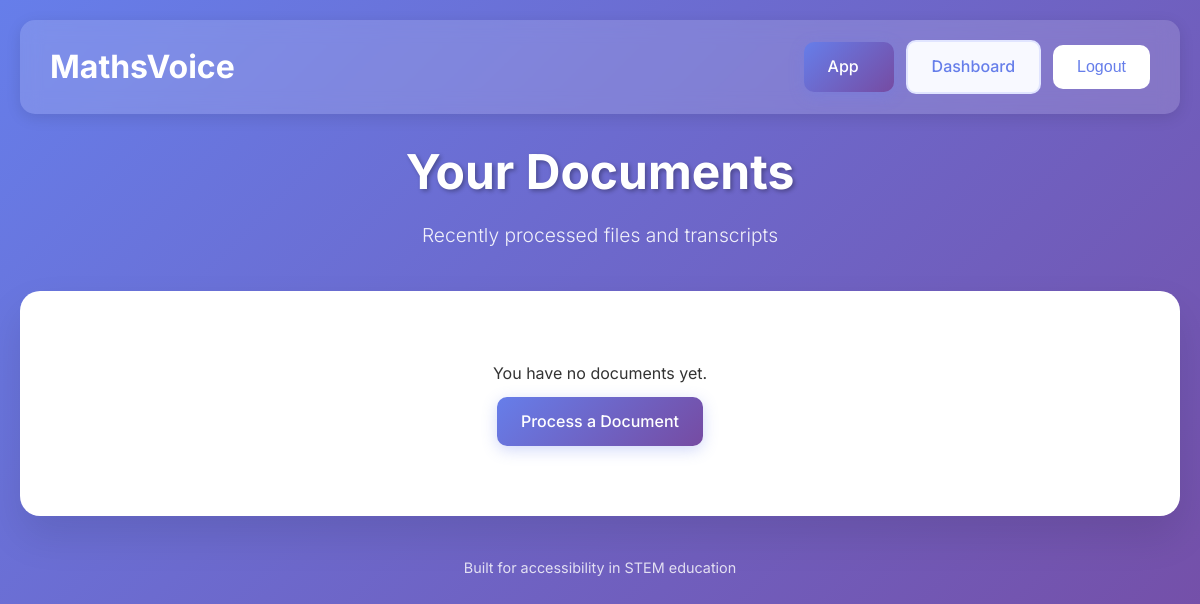
The page /dashboard (signed in) on the database as committed earlier.
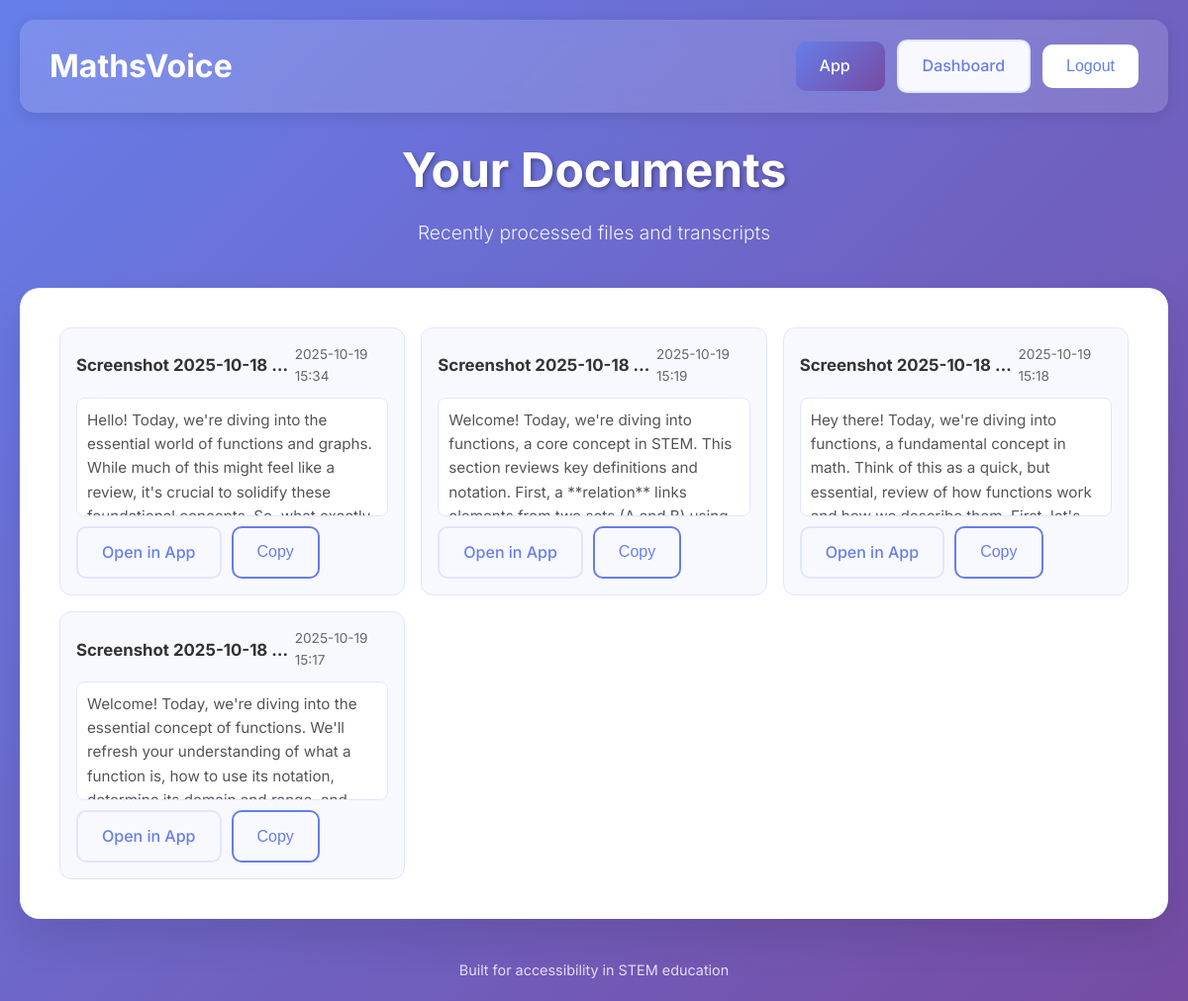
The same page on the database as committed later.
### app.py (models this page shows)
class Document(db.Model):
    id = db.Column(Integer, primary_key=True)
    user_id = db.Column(Integer, ForeignKey('user.id'), nullable=False)
    filename = db.Column(String, nullable=False)
    upload_time = db.Column(DateTime, default=db.func.now())
    original_text = db.Column(Text)  # Raw Mathpix text
    transcript = db.Column(Text)     # Final narrated text (Gemini summary)
    voice_id = db.Column(String)     # Selected voice used for narration
    user = relationship('User', back_populates='documents')

### app.py (the view)
@app.route('/dashboard')
@login_required
def dashboard():
    user_docs = db.session.execute(
        db.select(Document).where(Document.user_id == current_user.id).order_by(Document.upload_time.desc())
    ).scalars().all()
    return render_template('dashboard.html', documents=user_docs)

### app.py (called while the page is built)
@login_manager.user_loader
def load_user(user_id):
    return db.get_or_404(User, user_id)

### templates/dashboard.html (shortened to what this page needs)
<!DOCTYPE html>
<html lang="en">
<head>
    <link rel="stylesheet" href="{{ url_for('static', filename='styles.css') }}">
</head>
<body>
    <div class="container">
        <nav class="navbar" style="display: flex; justify-content: space-between; align-items: center; padding: 20px 30px; background: rgba(255, 255, 255, 0.15); backdrop-filter: blur(10px); border-radius: 15px; margin-bottom: 20px; box-shadow: 0 4px 15px rgba(0, 0, 0, 0.1);">
            <div class="navbar-brand" style="display: flex; align-items: center;">
                <a href="{{ url_for('home') }}" style="text-decoration: none; color: white; font-size: 2rem; font-weight: 700;">
                    <span style="font-weight: 700;">MathsVoice</span>
                </a>
            </div>
            <div class="navbar-links" style="display: flex; gap: 12px; align-items:center;">
                <a href="{{ url_for('index') }}" class="btn btn-primary" style="min-width: 90px;">App</a>
                <a href="{{ url_for('dashboard') }}" class="btn btn-secondary" aria-current="page" style="min-width: 110px;">Dashboard</a>
                <form action="{{ url_for('logout') }}" method="post" style="display: inline;">
                    <button type="submit" class="btn btn-outline" aria-label="Logout" style="min-width: 90px; background: white; color: #667eea; border: none;">Logout</button>
                </form>
            </div>
        </nav>
        <header class="header">
            <h1 class="title">Your Documents</h1>
            <p class="subtitle">Recently processed files and transcripts</p>
        </header>
        <main class="main-content">
            {% if documents and documents|length > 0 %}
                <div role="list" aria-label="Processed documents" style="display: grid; grid-template-columns: repeat(auto-fill, minmax(280px, 1fr)); gap: 16px;">
                    {% for d in documents %}
                    <article role="listitem" class="doc-card" style="background:#f8f9ff; border:1px solid #e1e5ff; border-radius:12px; padding:16px; display:flex; flex-direction:column; gap:10px;">
                        <div style="display:flex; justify-content:space-between; align-items:center;">
                            <h3 style="margin:0; font-size:1.05rem; color:#333; max-width:70%; overflow:hidden; text-overflow:ellipsis; white-space:nowrap;" title="{{ d.filename }}">{{ d.filename }}</h3>
                            <span style="font-size:0.85rem; color:#666;">{{ d.upload_time.strftime('%Y-%m-%d %H:%M') if d.upload_time else '' }}</span>
                        </div>
                        <div style="font-size:0.95rem; color:#555; max-height:120px; overflow:auto; background:white; border-radius:8px; padding:10px; border:1px solid #e1e5ff;" aria-label="Transcript preview">
                            {{ (d.transcript or d.original_text or '')[:300] }}{% if (d.transcript or d.original_text) and (d.transcript or d.original_text)|length > 300 %}...{% endif %}
                        </div>
                        <div style="display:flex; gap:10px; margin-top:auto;">
                            <a class="btn btn-secondary" href="{{ url_for('index') }}">Open in App</a>
                            {% if d.transcript %}
                            <button class="btn btn-outline" onclick="(function(txt){const ta=document.createElement('textarea');ta.value=txt;document.body.appendChild(ta);ta.select();document.execCommand('copy');document.body.removeChild(ta);})(this.dataset.t);" data-t="{{ (d.transcript or '')|replace('"','&quot;')|replace('\n',' ') }}" aria-label="Copy transcript">Copy</button>
                            {% endif %}
                        </div>
                    </article>
                    {% endfor %}
                </div>
            {% else %}
                <div class="empty-state" style="text-align:center; padding:30px;">
                    <p>You have no documents yet.</p>
                    <a href="{{ url_for('index') }}" class="btn btn-primary" style="margin-top:10px;">Process a Document</a>
                </div>
            {% endif %}
        </main>
        <footer class="footer">
            <p>Built for accessibility in STEM education</p>
        </footer>
    </div>
</body>
</html>

### static/styles.css (style rules this page uses)
* { margin: 0; padding: 0; box-sizing: border-box; }
body { font-family: 'Inter', sans-serif; line-height: 1.6; color: #333; background: linear-gradient(135deg, #667eea 0%, #764ba2 100%); min-height: 100vh; }
.container { max-width: 1200px; margin: 0 auto; padding: 20px; }
.header { text-align: center; margin-bottom: 40px; color: white; }
.title { font-size: 3rem; font-weight: 700; margin-bottom: 10px; text-shadow: 2px 2px 4px rgba(0,0,0,0.3); }
.subtitle { font-size: 1.2rem; opacity: 0.9; font-weight: 300; }
.main-content { background: white; border-radius: 20px; padding: 40px; box-shadow: 0 20px 40px rgba(0,0,0,0.1); margin-bottom: 40px; }
.btn { display: inline-flex; align-items: center; gap: 8px; padding: 12px 24px; border: none; border-radius: 10px; font-size: 1rem; font-weight: 500; cursor: pointer; transition: all 0.3s ease; text-decoration: none; min-height: 44px; }
.btn-primary { background: linear-gradient(135deg, #667eea, #764ba2); color: white; box-shadow: 0 4px 15px rgba(102, 126, 234, 0.3); }
.btn-secondary { background: #f8f9ff; color: #667eea; border: 2px solid #e1e5ff; }
.btn-outline { background: transparent; color: #667eea; border: 2px solid #667eea; }
.footer { text-align: center; color: white; opacity: 0.8; font-size: 0.9rem; }

Rows that differ between the two databases and show on the page:
added Document: filename "Screenshot 2025-10-18…", upload_time "2025-10-19 15:34", transcript "Hello! Today, we're diving into the essential world of functions and graphs. While much of this might feel like a review, it's crucial to solidify these…"
added Document: filename "Screenshot 2025-10-18…", upload_time "2025-10-19 15:19", transcript "Welcome! Today, we're diving into functions, a core concept in STEM. This section reviews key definitions and notation. First, a **relation** links…"
added Document: filename "Screenshot 2025-10-18…", upload_time "2025-10-19 15:18", transcript "Hey there! Today, we're diving into functions, a fundamental concept in math. Think of this as a quick, but essential, review of how functions work…"
added Document: filename "Screenshot 2025-10-18…", upload_time "2025-10-19 15:17", transcript "Welcome! Today, we're diving into the essential concept of functions. We'll refresh your understanding of what a function is, how to use its notation,…"
Other text that changed with them:
text no longer shown: "You have no documents yet. Process a Document"
